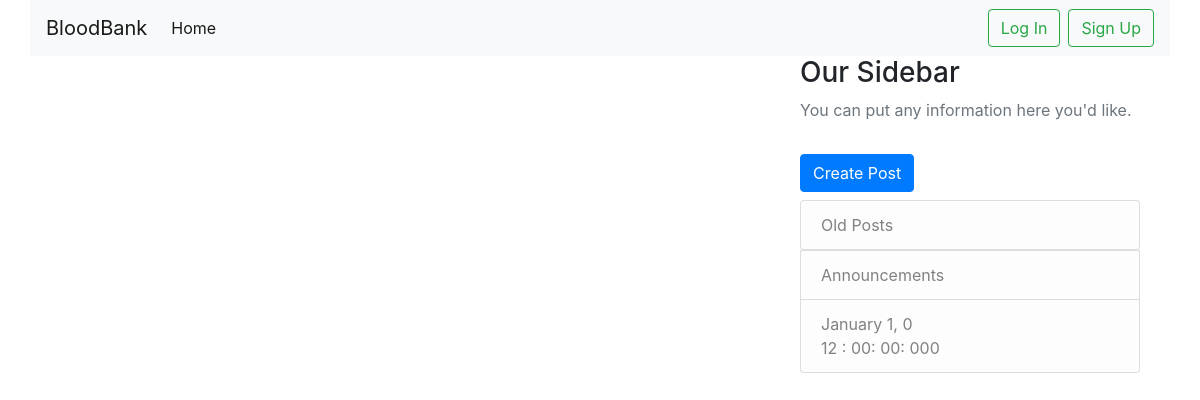
The app's page /, older data.
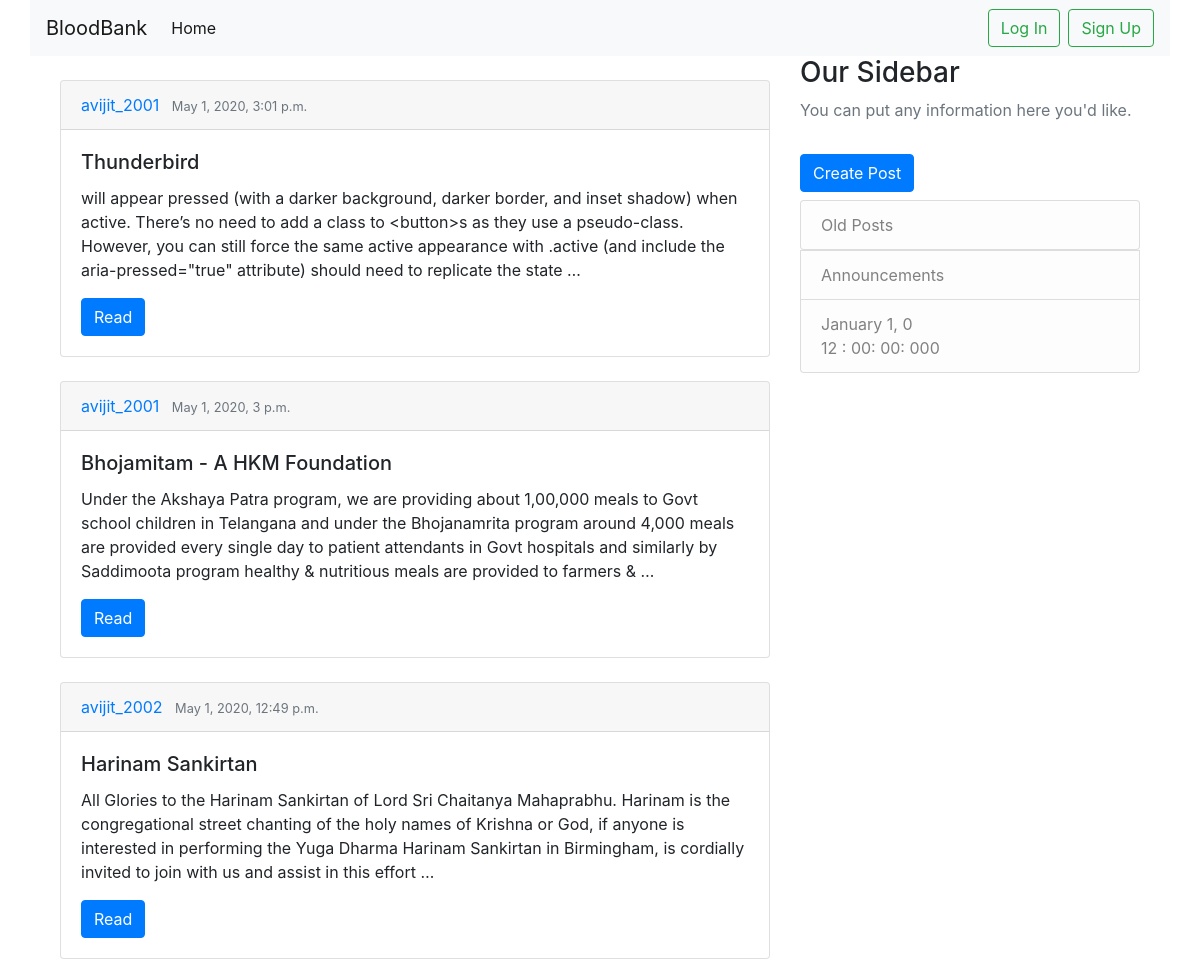
The same page, newer data.
### blog/models.py (models this page shows, shortened)
class Post(models.Model):
    title = models.CharField(max_length=100)
    content = models.TextField()
    date_posted = models.DateTimeField(default=timezone.now)
    author = models.ForeignKey(CustomUser, on_delete=models.CASCADE)

### users/models.py (models this page shows)
class CustomUser(AbstractUser):
    is_donor = models.BooleanField(default=False)
    is_hospital = models.BooleanField(default=False)

### users/views.py (the view, shortened to what this page needs)
# urls.py: path('', views.home, name='home'),
def home(request):
    context = {
        'posts': Post.objects.order_by('-date_posted'),
        'title': 'VowForRed -Home',
    }
    return render(request, 'blog/home.html', context)

### blog/templates/blog/home.html (shortened to what this page needs)
{% extends "blog/base.html" %}
{% block blog_container %}
    {% for post in posts %}
        <br>
        <div class="card">
            <div class="card-header">
                <a href="#" style="text-decoration: none">{{ post.author }}</a>
                <small class="text-muted ml-2" >{{ post.date_posted }}</small>
            </div>
            <div class="card-body">
                <h5 class="card-title">{{ post.title }}</h5>
                <p class="card-text">{{ post.content|truncatewords:50 }}</p>
                <a href="{% url 'blog:about' post.id %}" class="btn btn-primary">Read</a>
            </div>
        </div>
    {% endfor %}
{% endblock  %}

Row changes from the older to the newer data that the page shows:
added Post: author "avijit_2001", date_posted "May 1, 2020, 3:01 p.m.", title "Thunderbird", content "will appear pressed (with a darker background, darker border, and inset shadow) when active. There’s no need to add a class to <button>s as they use a pseudo-class. However, you can still force the same active appearance with .active (and include the aria-pressed=\"true\" attribute) should need to replicate the state …"
added Post: author "avijit_2001", date_posted "May 1, 2020, 3 p.m.", title "Bhojamitam - A HKM Foundation", content "Under the Akshaya Patra program, we are providing about 1,00,000 meals to Govt school children in Telangana and under the Bhojanamrita program around 4,000 meals are provided every single day to patient attendants in Govt hospitals and similarly by Saddimoota program healthy & nutritious meals are provided to farmers & …"
added Post: author "avijit_2002", date_posted "May 1, 2020, 12:49 p.m.", title "Harinam Sankirtan", content "All Glories to the Harinam Sankirtan of Lord Sri Chaitanya Mahaprabhu. Harinam is the congregational street chanting of the holy names of Krishna or God, if anyone is interested in performing the Yuga Dharma Harinam Sankirtan in Birmingham, is cordially invited to join with us and assist in this effort …"
